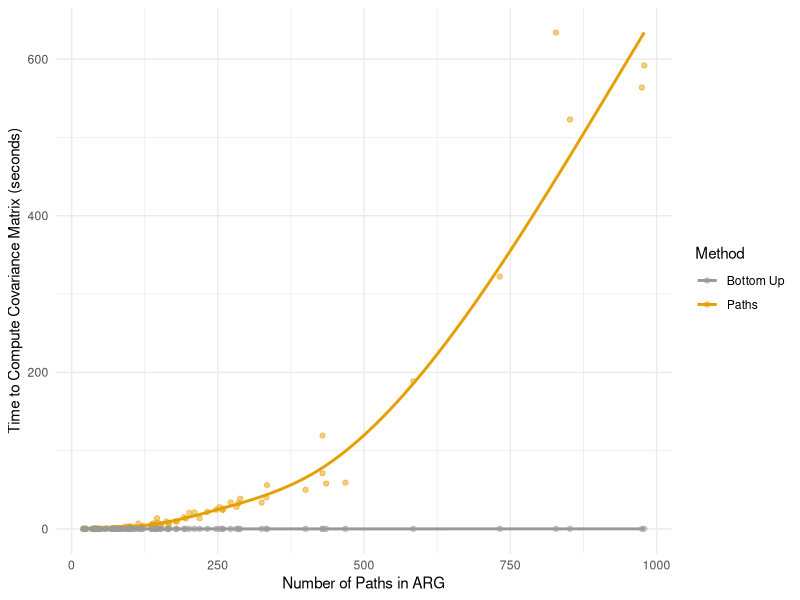
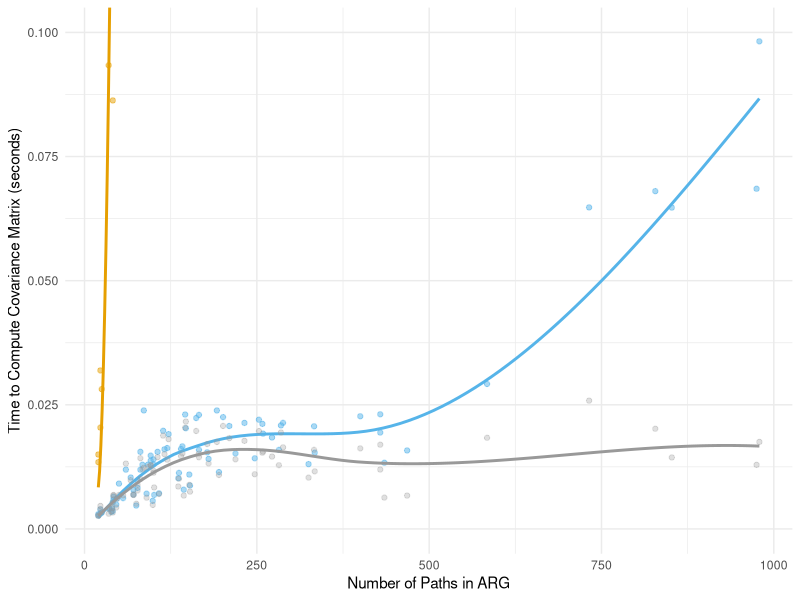
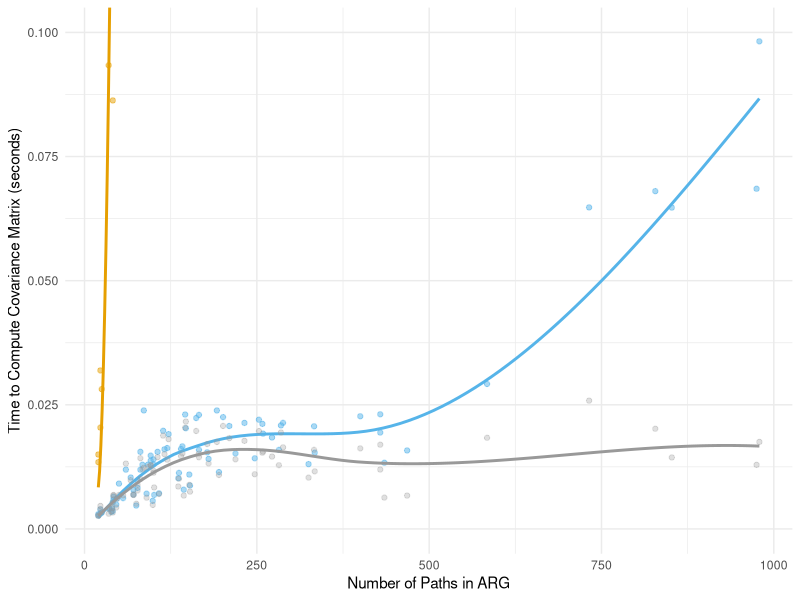

Generate these figures, in order, with R:
library(ggplot2)

file <- read.csv("benchmarking_final.csv")

ggplot(data=file) +
  geom_point(aes(paths, paths_time, color="Paths"), alpha=0.5) +
  geom_smooth(aes(paths, paths_time, color="Paths"), se=F) +
  geom_point(aes(paths, bottom_up_time, color="Bottom Up"), alpha=0.5) +
  geom_smooth(aes(paths, bottom_up_time, color="Bottom Up"), se=F) +
  scale_color_manual(values=c("#999999", "#E69F00")) +
  #geom_point(aes(paths, minimal_time, color="Minimal"), alpha=0.3) +
  #geom_smooth(aes(paths, minimal_time, color="Minimal"), se=F) +
  #coord_cartesian(ylim=c(0,0.5)) + 
  #xlim(min=0, max=1000) +
  #ylim(min=0, max=20) +
  xlab("Number of Paths in ARG") +
  ylab("Time to Compute Covariance Matrix (seconds)") +
  labs(color="Method") +
  theme_minimal()


image <- ggplot(data=file) +
  geom_point(aes(paths, paths_time, color="Naive"), alpha=0.5) +
  geom_smooth(aes(paths, paths_time, color="Naive"), se=F) +
  geom_point(aes(paths, bottom_up_time, color="Optimized"), alpha=0.5) +
  geom_smooth(aes(paths, bottom_up_time, color="Optimized"), se=F) +
  geom_point(aes(paths, minimal_time, color="Minimal (new)"), alpha=0.3) +
  geom_smooth(aes(paths, minimal_time, color="Minimal (new)"), se=F) +
  scale_color_manual(breaks=c("Naive", "Optimized", "Minimal (new)"), values=c("#E69F00", "#56B4E9", "#999999")) +
  coord_cartesian(ylim=c(0,0.1)) + 
  #xlim(min=0, max=1000) +
  ylim(min=0, max=5) +
  xlab("Number of Paths in ARG") +
  ylab("Time to Compute Covariance Matrix (seconds)") +
  #labs(color="Methods") +
  theme_minimal() +
  theme(legend.position = "none")

image

ggsave(file="benchmark.svg", plot=image, width=5, height=5)
